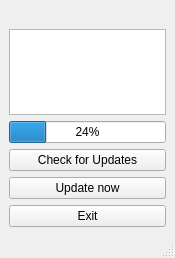
<?xml version="1.0" encoding="UTF-8"?>
<ui version="4.0">
 <class>Updater</class>
 <widget class="QMainWindow" name="Updater">
  <property name="geometry">
   <rect>
    <x>0</x>
    <y>0</y>
    <width>175</width>
    <height>258</height>
   </rect>
  </property>
  <property name="windowTitle">
   <string>ViUR Admin Updater</string>
  </property>
  <property name="windowIcon">
   <iconset>
    <normaloff>icons/viup.png</normaloff>icons/viup.png</iconset>
  </property>
  <widget class="QWidget" name="centralwidget">
   <layout class="QVBoxLayout" name="verticalLayout">
    <item>
     <widget class="QLabel" name="label">
      <property name="text">
       <string/>
      </property>
      <property name="pixmap">
       <pixmap>icons/viur-updater.png</pixmap>
      </property>
     </widget>
    </item>
    <item>
     <widget class="QTextEdit" name="textLog">
      <property name="readOnly">
       <bool>true</bool>
      </property>
     </widget>
    </item>
    <item>
     <widget class="QProgressBar" name="progressBar">
      <property name="value">
       <number>24</number>
      </property>
     </widget>
    </item>
    <item>
     <widget class="QPushButton" name="btnCheck">
      <property name="text">
       <string>Check for Updates</string>
      </property>
      <property name="icon">
       <iconset>
        <normaloff>icons/actions/search_small.png</normaloff>icons/actions/search_small.png</iconset>
      </property>
     </widget>
    </item>
    <item>
     <widget class="QPushButton" name="btnUpdate">
      <property name="text">
       <string>Update now</string>
      </property>
      <property name="icon">
       <iconset>
        <normaloff>icons/actions/accept.svg</normaloff>icons/actions/accept.svg</iconset>
      </property>
     </widget>
    </item>
    <item>
     <widget class="QPushButton" name="btnExit">
      <property name="text">
       <string>Exit</string>
      </property>
      <property name="icon">
       <iconset>
        <normaloff>icons/actions/exit_small.png</normaloff>icons/actions/exit_small.png</iconset>
      </property>
     </widget>
    </item>
   </layout>
  </widget>
  <widget class="QMenuBar" name="menubar">
   <property name="geometry">
    <rect>
     <x>0</x>
     <y>0</y>
     <width>175</width>
     <height>21</height>
    </rect>
   </property>
  </widget>
  <widget class="QStatusBar" name="statusbar"/>
 </widget>
 <resources/>
 <connections/>
</ui>
